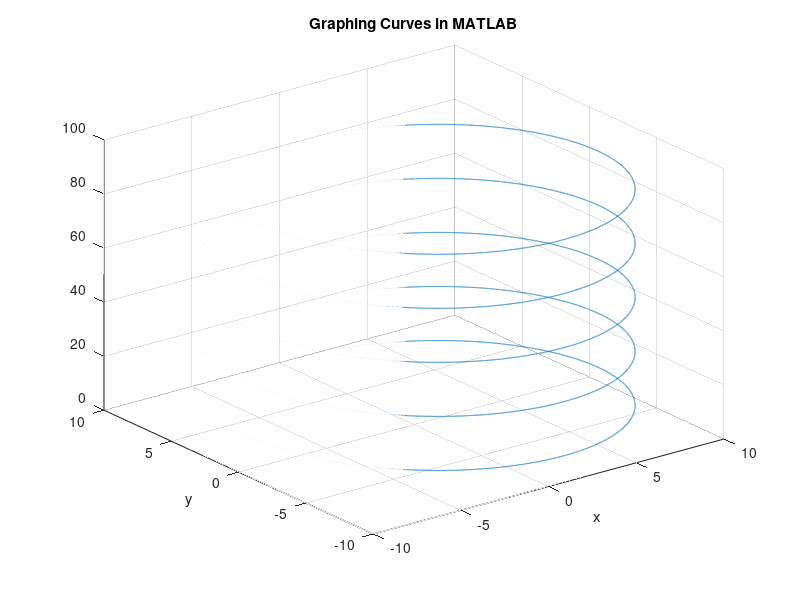
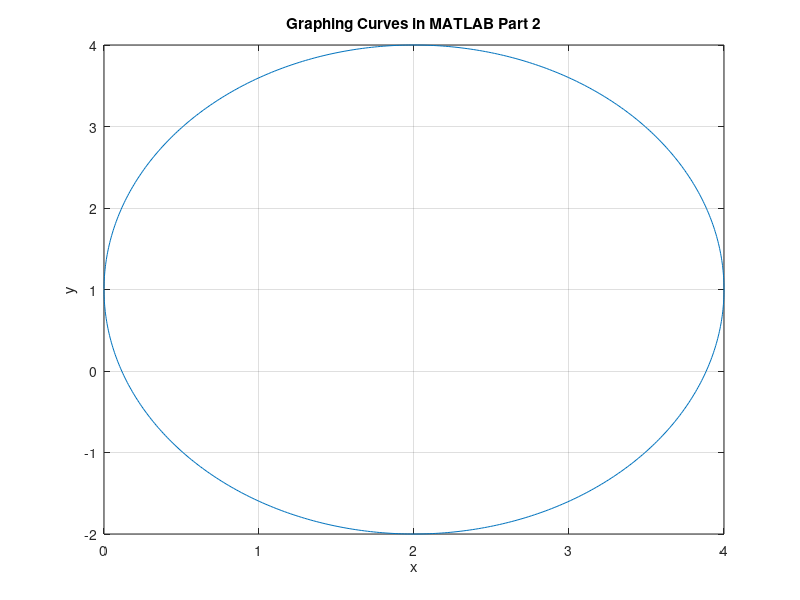

Source code (MATLAB) for these figures, in order:
%%%%%%%%%%%%%%%%%%%%%%%%%%%%%%%%%%%%%%%%%%%%%% Part 2

% Define the parameter t
t = [0:0.001:100];
% Compute variables x and y as functions of t
x = 10*sin((1/3.183)*t);
y = 10*cos((1/3.183)*t);

% Open a figure window and plot the helix
figure(1)
plot3(x,y,t)
grid on

title('Graphing Curves in MATLAB')
xlabel('x')
ylabel('y')


horRad = 2;
verRad = 3;
xCenter = 2;
yCenter = 1;

% Compute variables x and y as functions of t
t = [-pi:0.01:pi];

% 2,1 used as reference to ellipse center coordinates
x = xCenter + horRad*cos(t);
y = yCenter + verRad*sin(t);

figure(2)
plot(x,y)
grid on

title('Graphing Curves in MATLAB Part 2')
xlabel('x')
ylabel('y')